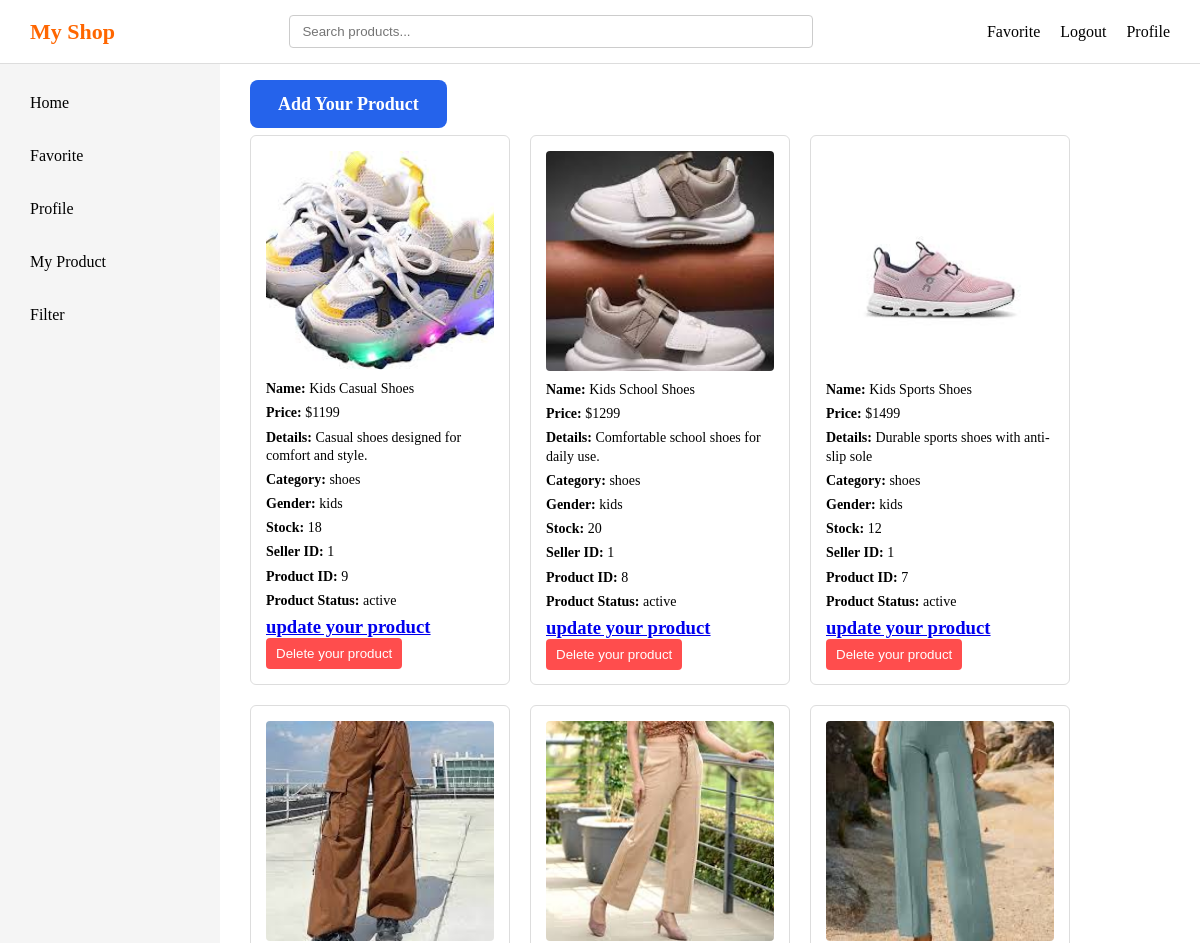
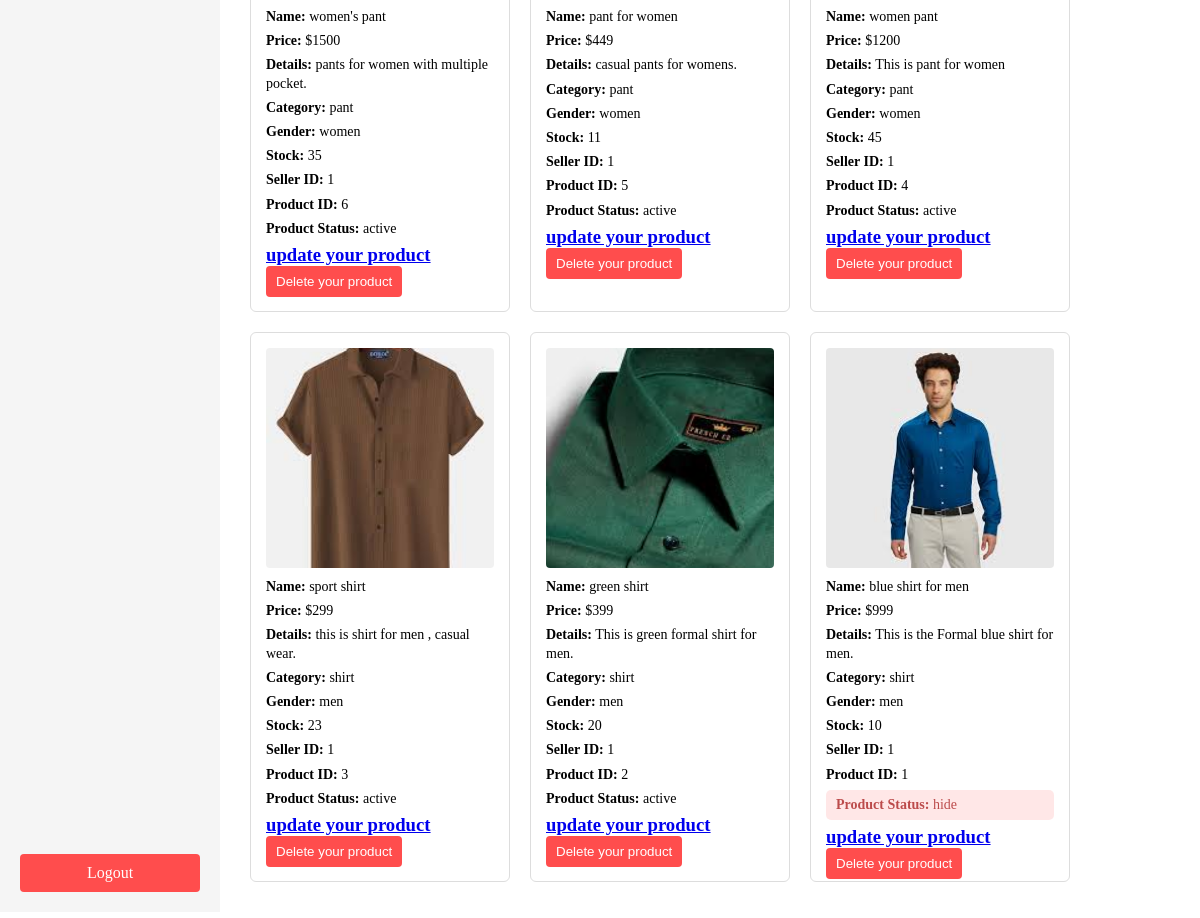
Screenshot of /myproduct (signed in) with the database file from the repository (2 pictures, top to bottom).
### app/models/product.py (models this page shows)
class Product(db.Model):
    id=db.Column(db.Integer, primary_key = True)
    product_name = db.Column(db.String(100))
    product_price= db.Column(db.Integer)
    product_image= db.Column(db.String(200))
    product_details = db.Column(db.Text)
    product_category = db.Column(db.String(100))
    product_gender= db.Column(db.String(20))
    product_stock= db.Column(db.Integer)
    status = db.Column(db.String(10),nullable=False,default='active')
    seller_id = db.Column(db.Integer, db.ForeignKey('user.id'))

### app/product/routes.py (the view)
@product_bp.route('/myproduct')
def myproduct():
    if 'user' not in session:
        return redirect(url_for('auth.login'))
    username = session.get('user')
    user = User.query.filter_by(username= username).first()
    if user.user_type !='s':
        abort(404)
    seller_id = user.id
    query = Product.query.filter_by(seller_id = seller_id)
    category = request.args.get('category')
    gender = request.args.get('gender')
    price = request.args.get('price')
    if category:
        query = query.filter(Product.product_category.in_(category.split(',')))
    if gender:
        query = query.filter(Product.product_gender.in_(gender.split(',')))
    if price:
        query = query.filter(Product.product_price <= int(price))
    products = query.order_by(Product.id.desc()).all()
    product_list = []
    for p in products:
        product_list.append({
            "id": p.id,
            "name": p.product_name,
            "price": p.product_price,
            "image":p.product_image,
            "details":p.product_details,
            "category":p.product_category,
            "gender":p.product_gender,
            "stock":p.product_stock,
            "sellerId":p.seller_id
        })
    return render_template('myproduct.html' , user = user,products = products,products_json = product_list)

### app/templates/myproduct.html (shortened to what this page needs)
<!DOCTYPE html>
<html lang="en">
<head>
    <link rel="stylesheet" href="{{ url_for('static', filename='style.css') }}">
</head>
<body>
    <div class="header">
        <div class="logo">My Shop</div>
        <div class="searchbar" id="searchbar">
            <input type="text" id="search" placeholder="Search products..." />
        </div>
        <div class="right">
            <div class="favorite"><a href="/favorite">Favorite</a></div>
            <div class="logout"><a href="/logout">Logout</a></div>
            <div class="profile"><a href="/profile">Profile</a></div>
        </div>
    </div>
    <div class="layout">
        <div class="sidebar">
            <div class="top">
                <div class="home" id="sidebar-home">Home</div>
                <div class="favorite" id="sidebar-favorite">Favorite</div>
                <div class="profile" id="sidebar-profile">Profile</div>
                {% if user.user_type == 's' %}
                <div class="my_product" id="sidebar-myproduct">My Product</div>
                {% endif %}
                <div class="filter" id="sidebar-filter">Filter</div>
            </div>
            <div class="logout" id="sidebar-logout">Logout</div>
        </div>
        <div class="main">
            <div class="add-product-box">
                <a href="{{ url_for('product.addproduct', seller_id=user.id) }}">
                    Add Your Product
                </a>
            </div>
            {% if products %}
            <div class="products" id="products">
                {% for product in products %}
                <div class="product-card">
                    <img src="{{ url_for('static', filename='uploads/' + product.product_image) }}">
                    <p><strong>Name:</strong> {{ product.product_name }}</p>
                    <p><strong>Price:</strong> ${{ product.product_price }}</p>
                    <p><strong>Details:</strong> {{ product.product_details }}</p>
                    <p><strong>Category:</strong> {{ product.product_category }}</p>
                    <p><strong>Gender:</strong> {{ product.product_gender }}</p>
                    <p><strong>Stock:</strong> {{ product.product_stock }}</p>
                    <p><strong>Seller ID:</strong> {{ product.seller_id }}</p>
                    <p><strong>Product ID:</strong> {{ product.id }}</p>
                    <p class="product-status {{ 'status-hide' if product.status == 'hide' else 'status-active' }}"><strong>Product Status:</strong> {{ product.status }}</p>
                    <h3>
                        <a href="{{ url_for('product.update', product_id=product.id) }}">update your product</a>
                    </h3>
                    <form method="post" action="{{ url_for('product.delete', product_id=product.id) }}" class="delete-form"
                        onsubmit="return confirm('Are you sure, You want to delete this Product?');">
                        <button type="submit">Delete your product</button>
                    </form>
                </div>
                {% endfor %}
            </div>
            {% else %}
            <div class="notfound">
                <h1>this products are currently not available</h1>
            </div>
            {% endif %}
        </div>
    </div>
</body>
</html>

### app/static/style.css (style rules this page uses)
* { margin: 0; padding: 0; box-sizing: border-box; }
.header { display: flex; align-items: center; justify-content: space-between; padding: 15px 30px; background-color: #ffffff; border-bottom: 1px solid #ddd; width: 100%; }
.logo { font-size: 22px; font-weight: bold; color: #ff6600; white-space: nowrap; }
.searchbar { flex: 1; display: flex; justify-content: center; }
.searchbar input { width: 60%; min-width: 250px; padding: 8px 12px; border: 1px solid #ccc; border-radius: 4px; }
.right { display: flex; align-items: center; gap: 20px; white-space: nowrap; }
.right a, .right div { text-decoration: none; color: #000; cursor: pointer; font-weight: 500; }
.layout { display: flex; height: calc(100vh - 70px); }
.sidebar { width: 220px; height: 100%; background-color: #f5f5f5; padding: 20px; display: flex; flex-direction: column; }
.sidebar .top { flex: 1; overflow-y: auto; display: flex; flex-direction: column; gap: 15px; }
.sidebar .top div { padding: 10px; cursor: pointer; border-radius: 4px; }
.sidebar .logout { padding: 10px; background-color: #ff4d4d; color: white; text-align: center; border-radius: 4px; cursor: pointer; flex-shrink: 0; }
.main { flex: 1; padding: 30px; background-color: #ffffff; overflow-y: auto; }
.products { display: grid; grid-template-columns: repeat(auto-fill, 260px); gap: 20px; margin-top: 20px; }
.products > div { width: 260px; height: 550px; border: 1px solid #ddd; border-radius: 6px; padding: 15px; background-color: #fff; display: flex; flex-direction: column; overflow: hidden; }
.products img { width: 100%; height: 220px; object-fit: cover; border-radius: 4px; margin-bottom: 10px; }
.products p { font-size: 14px; margin-bottom: 6px; line-height: 1.3; }
.buybutton a, .products button { margin-top: auto; padding: 8px 10px; border-radius: 4px; text-align: center; background-color: #ff6600; color: white; text-decoration: none; border: none; cursor: pointer; }
.delete-form button { background-color: #ff4d4d; }
.add-product-box a { text-decoration: none; background-color: #2563eb; color: white; padding: 14px 28px; border-radius: 8px; font-size: 18px; font-weight: 600; transition: 0.3s ease; }
.status-hide { background-color: #ffdddd; color: #a10000; padding: 6px 10px; border-radius: 5px; opacity: 0.7; }

### rows the page displays
Product: product_image (picture), product_name "Kids Casual Shoes", product_price "1199", product_details "Casual shoes designed for comfort and style.", product_category "shoes", product_gender "kids", product_stock "18", seller_id "1", id "9", status "active"
Product: product_image (picture), product_name "Kids School Shoes", product_price "1299", product_details "Comfortable school shoes for daily use.", product_category "shoes", product_gender "kids", product_stock "20", seller_id "1", id "8", status "active"
Product: product_image (picture), product_name "Kids Sports Shoes", product_price "1499", product_details "Durable sports shoes with anti-slip sole", product_category "shoes", product_gender "kids", product_stock "12", seller_id "1", id "7", status "active"
Product: product_image (picture), product_name "women's pant", product_price "1500", product_details "pants for women with multiple pocket.", product_category "pant", product_gender "women", product_stock "35", seller_id "1", id "6", status "active"
Product: product_image (picture), product_name "pant for women", product_price "449", product_details "casual pants for womens.", product_category "pant", product_gender "women", product_stock "11", seller_id "1", id "5", status "active"
Product: product_image (picture), product_name "women pant", product_price "1200", product_details "This is pant for women", product_category "pant", product_gender "women", product_stock "45", seller_id "1", id "4", status "active"
Product: product_image (picture), product_name "sport shirt", product_price "299", product_details "this is shirt for men , casual wear.", product_category "shirt", product_gender "men", product_stock "23", seller_id "1", id "3", status "active"
Product: product_image (picture), product_name "green shirt", product_price "399", product_details "This is green formal shirt for men.", product_category "shirt", product_gender "men", product_stock "20", seller_id "1", id "2", status "active"
Product: product_image (picture), product_name "blue shirt for men", product_price "999", product_details "This is the Formal blue shirt for men.", product_category "shirt", product_gender "men", product_stock "10", seller_id "1", id "1", status "hide"
